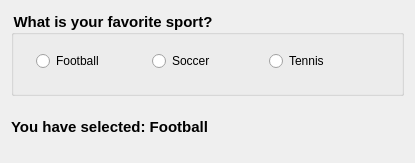
<?xml version="1.0" encoding="UTF-8"?>
<ui version="4.0">
 <class>Dialog</class>
 <widget class="QDialog" name="Dialog">
  <property name="geometry">
   <rect>
    <x>0</x>
    <y>0</y>
    <width>415</width>
    <height>163</height>
   </rect>
  </property>
  <property name="windowTitle">
   <string>Radio button and group box</string>
  </property>
  <layout class="QVBoxLayout" name="verticalLayout_2">
   <item>
    <layout class="QVBoxLayout" name="verticalLayout">
     <item>
      <widget class="QGroupBox" name="groupBox">
       <property name="styleSheet">
        <string notr="true">QGroupBox#groupBox{
font-size: 15px;
font-weight: bold;
padding: 15px;
padding-top: 30px;
}</string>
       </property>
       <property name="title">
        <string>What is your favorite sport?</string>
       </property>
       <layout class="QVBoxLayout" name="verticalLayout_3">
        <property name="spacing">
         <number>6</number>
        </property>
        <item>
         <layout class="QHBoxLayout" name="horizontalLayout">
          <item>
           <widget class="QRadioButton" name="football_radio">
            <property name="text">
             <string>Football</string>
            </property>
           </widget>
          </item>
          <item>
           <widget class="QRadioButton" name="soccer_radio">
            <property name="text">
             <string>Soccer</string>
            </property>
           </widget>
          </item>
          <item>
           <widget class="QRadioButton" name="tennis_radio">
            <property name="text">
             <string>Tennis</string>
            </property>
           </widget>
          </item>
         </layout>
        </item>
       </layout>
      </widget>
     </item>
     <item>
      <widget class="QLabel" name="selection_label">
       <property name="styleSheet">
        <string notr="true">QLabel#selection_label{
font-size: 15px;
font-weight: bold;
}</string>
       </property>
       <property name="text">
        <string>You have selected: Football</string>
       </property>
      </widget>
     </item>
    </layout>
   </item>
  </layout>
 </widget>
 <resources/>
 <connections/>
</ui>
